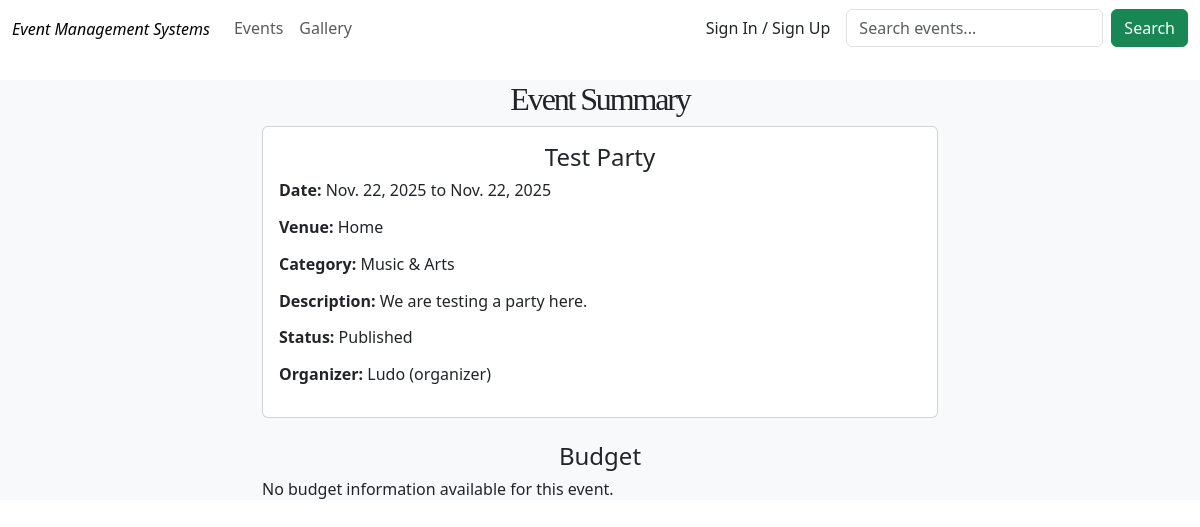
Screenshot of /events/1/summary/ with the database file from the repository.
### event_app/models.py (models this page shows, shortened)
class Event(models.Model):
    MUSIC_ARTS = 'music-arts'
    BUSINESS = 'business'
    SPORTS = 'sports'
    TECHNOLOGY = 'technology'
    FOOD_DRINK = 'food-drink'
    HEALTH_WELLNESS = 'health-wellness'
    EDUCATION = 'education'
    COMMUNITY = 'community'
    CHARITY = 'charity'
    GOVERNMENT = 'government'
    TOURISM = 'tourism'
    CATEGORY_CHOICES = [
        (MUSIC_ARTS, 'Music & Arts'),
        (BUSINESS, 'Business & Professional'),
        (SPORTS, 'Sports & Fitness'),
        (TECHNOLOGY, 'Technology'),
        (FOOD_DRINK, 'Food & Drink'),
        (HEALTH_WELLNESS, 'Health & Wellness'),
        (EDUCATION, 'Education & Learning'),
        (COMMUNITY, 'Community & Culture'),
        (CHARITY, 'Charity & Fundraising'),
        (GOVERNMENT, 'Government & Politics'),
        (TOURISM, 'Tourism & Hospitality'),
    ]
    DRAFT = 'draft'
    PUBLISHED = 'published'
    CANCELLED = 'cancelled'
    PENDING = 'pending'
    REJECTED = 'rejected'
    STATUS_CHOICES = [
        (DRAFT, 'Draft'),
        (PUBLISHED, 'Published'),
        (CANCELLED, 'Cancelled'),
        (PENDING, 'Pending'),
    ]
    title = models.CharField(max_length=200)
    description = models.TextField()
    category = models.CharField(max_length=80, choices=CATEGORY_CHOICES)
    status = models.CharField(max_length=20, choices=STATUS_CHOICES, default=DRAFT)
    organizer = models.ForeignKey(User, on_delete=models.CASCADE, related_name='organized_events')
    is_approved = models.BooleanField(default=False)
    attendees = models.ManyToManyField(
        Attendee,
        through='EventRegistration',
        related_name='events',
        blank=True
    )
    start_date = models.DateField()
    end_date = models.DateField()
    start_time = models.TimeField()
    end_time = models.TimeField()
    venue = models.CharField(max_length=200)
    city = models.CharField(max_length=100)
    is_online = models.BooleanField(default=False)
    online_link = models.URLField(blank=True, null=True)
    image = models.ImageField(upload_to='event_images/', blank=True, null=True)
    tags = models.TextField(help_text='Comma-separated tags', blank=True)
    max_attendees = models.PositiveIntegerField(blank=True, null=True)
    registration_deadline = models.DateTimeField(blank=True, null=True)
    views_count = models.PositiveIntegerField(default=0, editable=False)
    created_at = models.DateTimeField(auto_now_add=True)
    updated_at = models.DateTimeField(auto_now=True)
    class Meta:
        ordering = ['-created_at']

class CustomUser(AbstractUser):
    ROLE_CHOICES = [
        ('admin', 'Admin'),
        ('organizer', 'Organizer'),
        ('attendee', 'Attendee'),
    ]
    contact_number = models.CharField(max_length=15, blank=True, null=True)
    role = models.CharField(max_length=20, choices=ROLE_CHOICES, default='organizer')
    def __str__(self):
        return f'{self.username} ({self.role})'

### event_app/event_views.py (the view)
# urls.py: path('events/<int:event_id>/summary/', event_views.event_summary_view, name='event_summary'),
def event_summary_view(request, event_id):
    event = get_object_or_404(Event, id=event_id)
    budget = Budget.objects.filter(event=event).first()
    budget_items = BudgetItem.objects.filter(budget=budget) if budget else []
    context = {
        'event': event,
        'budget': budget,
        'budget_items': budget_items,
    }
    return render(request, 'summary.html', context)

### templates/summary.html (shortened to what this page needs)
{% extends "base.html" %}
{% block content %}
<div class="container mt-4">
    <h2>Event Summary</h2>
    <div class="card mb-4 ">
        <div class="card-body">
            <h4>{{ event.title }}</h4>
            <p><strong>Date:</strong> {{ event.start_date }} to {{ event.end_date }}</p>
            <p><strong>Venue:</strong> {{ event.venue }}</p>
            <p><strong>Category:</strong> {{ event.get_category_display }}</p>
            <p><strong>Description:</strong> {{ event.description }}</p>
            <p><strong>Status:</strong> {{ event.get_status_display }}</p>
            <p><strong>Organizer:</strong> {{ event.organizer }}</p>
        </div>
    </div>
    <h4>Budget</h4>
    {% if budget %}
        <div class="card mb-4">
            <div class="card-body">
                <p><strong>Total Budget:</strong> {{ budget.total_amount }}</p>
                <table class="table">
                    <thead>
                        <tr>
                            <th>Item</th>
                            <th>Amount</th>
                        </tr>
                    </thead>
                    <tbody>
                        {% for item in budget_items %}
                        <tr>
                            <td>{{ item.name }}</td>
                            <td>R {{ item.amount }}</td>
                        </tr>
                        {% endfor %}
                    </tbody>
                </table>
            </div>
        </div>
    {% else %}
        <p>No budget information available for this event.</p>
    {% endif %}
</div>
{% endblock content %}

### templates/summary.html (style rules this page uses)
.container { max-width: 700px; margin-left: auto; margin-right: auto; }
.container h2, .container h4 { text-align: center; }

### rows the page displays
Event: title "Test Party", start_date "Nov. 22, 2025", end_date "Nov. 22, 2025", venue "Home", category "Music & Arts", description "We are testing a party here.", status "Published", organizer "Ludo (organizer)"
